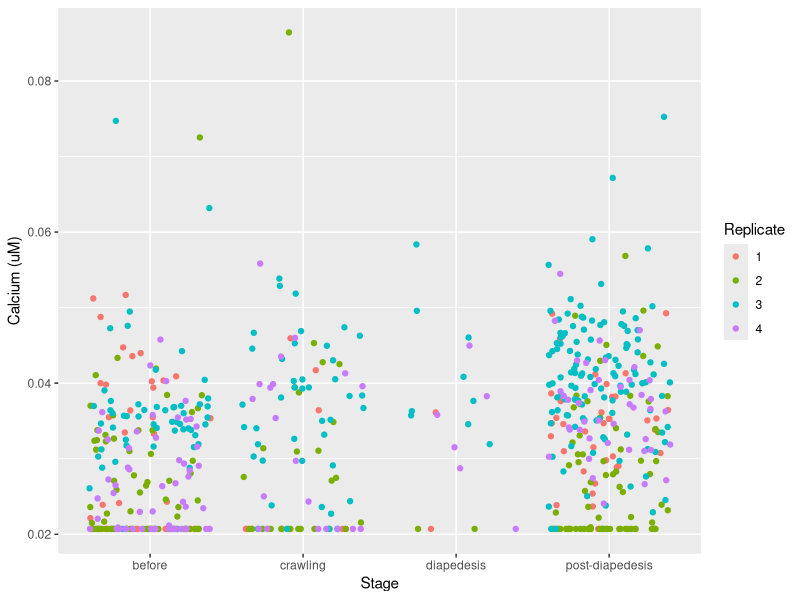
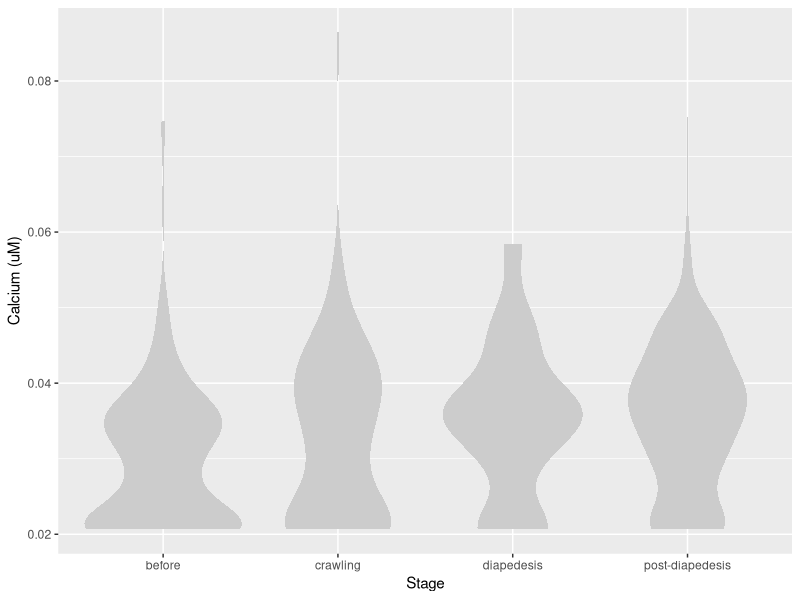
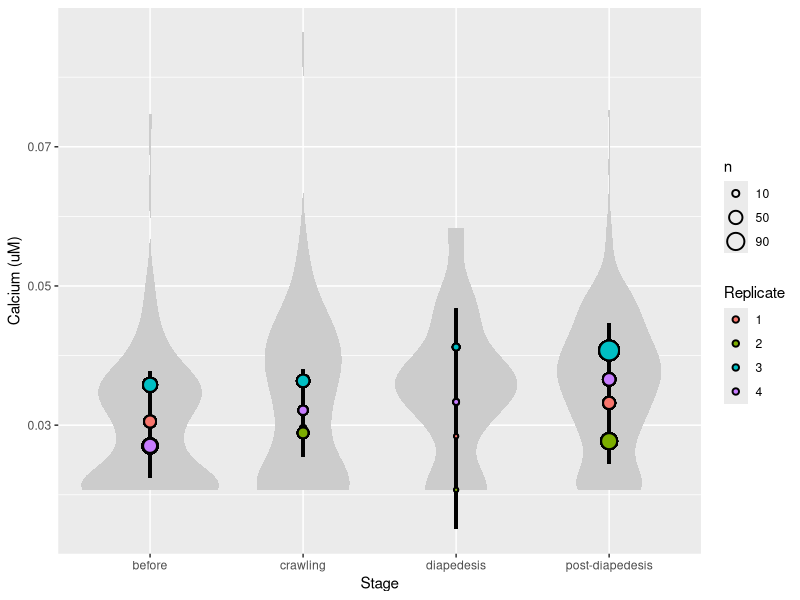
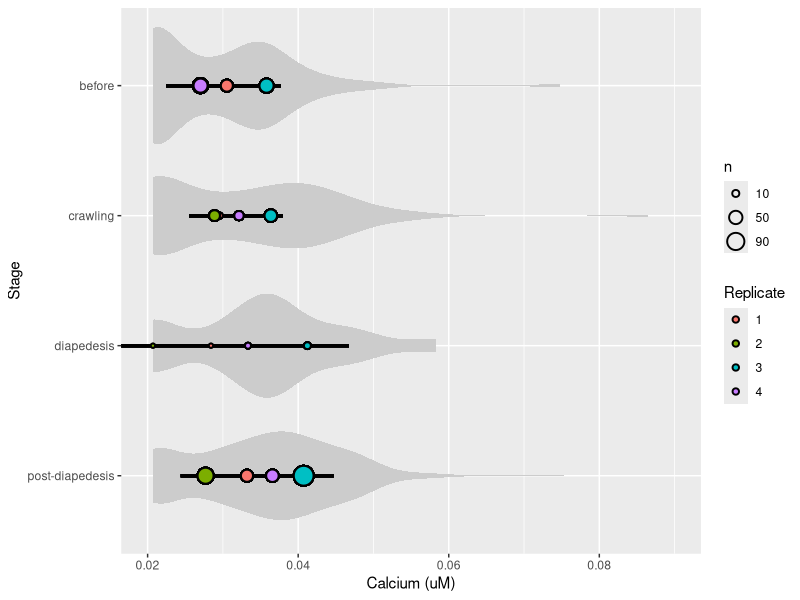
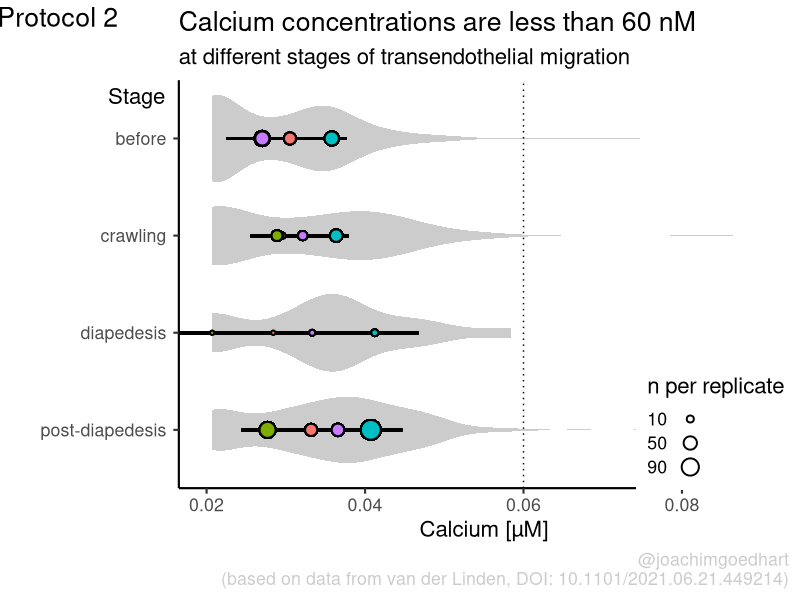
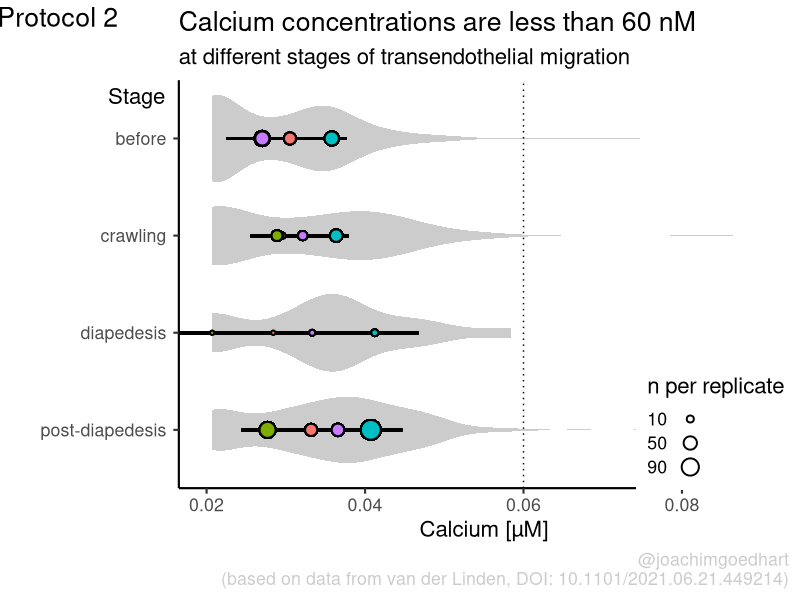

Reproduce these figures in R, in order.
## ---- chunk 1
library(tidyverse)
## ---- chunk 2
Confidence_level <-  0.95
## ---- chunk 3
df_raw <- readxl::read_excel('figure5.xlsx', skip=6)
## ---- chunk 4
head(df_raw)
## ---- chunk 5
df_raw <- df_raw %>% mutate(Replicate = as.factor(`Batch no. neutrophils`))
## ---- chunk 6
ggplot(data=df_raw, aes(x=Stage)) +
  geom_jitter(data=df_raw, aes(x=Stage, y=`Calcium (uM)`, color=Replicate))
## ---- chunk 7
df_summary <- df_raw %>% group_by(Stage, Replicate) %>%
  summarise(n=n(), mean=mean(`Calcium (uM)`))
## ---- chunk 8
df_summary_replicas <- df_summary %>% group_by(Stage) %>%
  mutate(n_rep=n(), mean_rep=mean(mean), sd_rep = sd(mean))  %>%
  mutate(sem = sd_rep / sqrt(n_rep - 1),
         `95%CI_lo` = mean_rep + qt((1-Confidence_level)/2, n_rep - 1) * sem,
         `95%CI_hi` = mean_rep - qt((1-Confidence_level)/2, n_rep - 1) * sem,
         NULL)
## ---- chunk 9
head(df_summary_replicas)
## ---- chunk 10
df_2 <- df_raw %>% left_join(df_summary_replicas, by = c("Stage","Replicate"))
## ---- chunk 11
df_2 %>% write.csv("protocol_2.csv", row.names=FALSE)
## ---- chunk 12
p <- ggplot(data=df_2, aes(x=Stage)) +
  geom_violin(data=df_2, aes(x=Stage, y=`Calcium (uM)`), color=NA, fill="grey80")
## ---- chunk 13
p
## ---- chunk 14
 p <- p + geom_linerange(data = df_2, aes(ymin=`95%CI_lo`, ymax=`95%CI_hi`), size=1, alpha=0.8) 
## ---- chunk 15
p <- p + geom_point(data=df_2, aes(x=Stage, y=mean, size=n, fill=Replicate),  shape=21, stroke = 1)
## ---- chunk 16
p <- p + scale_size_area(breaks = c(10, 50, 90), max_size = 6)
## ---- chunk 17
p
## ---- chunk 18
p <- p + coord_flip(ylim = c(0.02,0.09)) +
  # This ensures correct order of conditions when plot is rotated 90 degrees
  scale_x_discrete(limits = rev)
## ---- chunk 19
p
## ---- chunk 20
p <- p + geom_hline(yintercept = 0.060, linetype='dotted')
## ---- chunk 21
p <-
  p + labs(
    title = "Calcium concentrations are less than 60 nM",
    subtitle = "at different stages of transendothelial migration",
    x = "Stage",
    y = "Calcium [µM]",
    caption = "@joachimgoedhart\n(based on data from van der Linden, DOI: 10.1101/2021.06.21.449214)",
    tag = "Protocol 2"
  )
## ---- chunk 22
p <-
  #Set text size
  p + theme_classic(base_size = 16) + theme(
    plot.caption = element_text(
      color = "grey80",
      hjust = 1
    ),
    #Set position of legend to lower right corner
    legend.position = c(0.88,0.15),
    
    #This line positions the label ('title') of the conditions
    axis.title.y = element_text(vjust = 0.98, angle = 0, margin=margin(l=70)),
    
    #This line positions the names of the conditions
    #A negative margin is needed for aligning the y-axis 'title' with the 'text'
    axis.text.y = element_text(vjust = 0.5, hjust=1, angle = 0, margin=margin(l=-90, r=5)),
    
    #Move 'tag', so its position partially overlaps with the conditions
    plot.tag.position = c(0.06,0.99)
    ) + guides(fill = "none",
               size = guide_legend(title = 'n per replicate', label.position = "left")
               )
## ---- chunk 23
p
## ---- chunk 24
png(file=paste0("Protocol_2.png"), width = 4000, height = 3000, units = "px", res = 400)
  p
dev.off()
